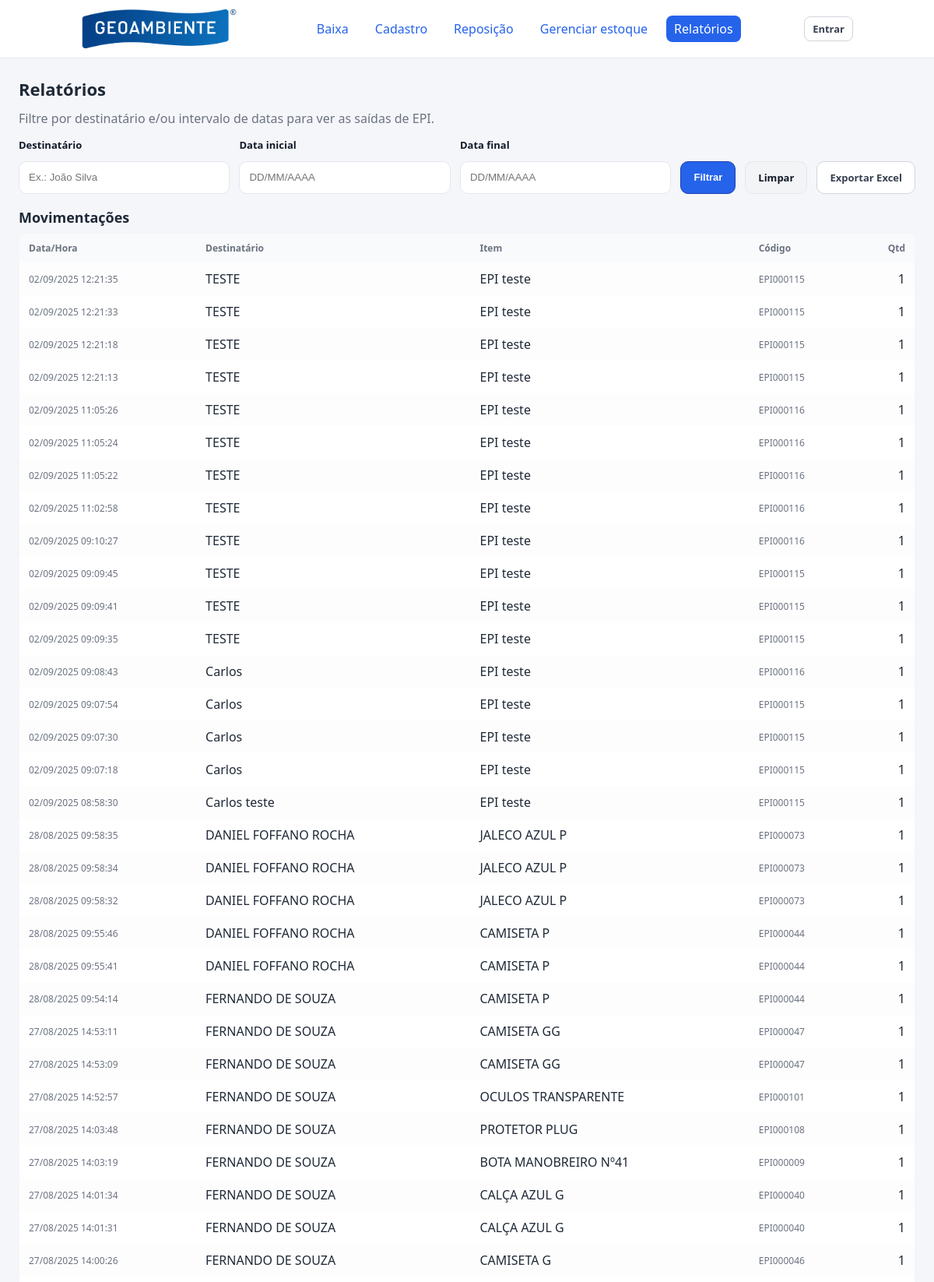
Screenshot of /relatorios (upper part) with the database file from the repository.
### tables this page shows
CREATE TABLE movimentacoes (
                id INTEGER PRIMARY KEY AUTOINCREMENT,
                item_id INTEGER NOT NULL,
                quantidade INTEGER NOT NULL,
                destinatario TEXT NOT NULL,
                data TEXT NOT NULL,
                FOREIGN KEY (item_id) REFERENCES itens (id)
            );

CREATE TABLE itens (
                id INTEGER PRIMARY KEY AUTOINCREMENT,
                nome TEXT NOT NULL,
                codigo TEXT UNIQUE NOT NULL,
                saldo INTEGER NOT NULL
            , ca TEXT);

### app_epi.py (the view)
@app.route("/relatorios", methods=["GET"])
def relatorios():
    destinatario = (request.args.get("destinatario") or "").strip()
    data_ini_br  = (request.args.get("data_ini") or "").strip()
    data_fim_br  = (request.args.get("data_fim") or "").strip()
    data_ini_iso = br_to_iso(data_ini_br)
    data_fim_iso = br_to_iso(data_fim_br)
    movimentos = buscar_movimentacoes(
        destinatario if destinatario else None,
        data_ini_iso if data_ini_iso else None,
        data_fim_iso if data_fim_iso else None
    )
    conn = get_db_connection()
    cur = conn.cursor()
    cur.execute("SELECT DISTINCT destinatario FROM movimentacoes ORDER BY destinatario")
    destinatarios_unicos = [r["destinatario"] for r in cur.fetchall()]
    conn.close()
    return render_template(
        "relatorios.html",
        movimentos=movimentos,
        destinatario=destinatario,
        data_ini=data_ini_br,
        data_fim=data_fim_br,
        destinatarios_unicos=destinatarios_unicos
    )

### app_epi.py (called while the page is built, shortened)
def get_db_connection():
    conn = sqlite3.connect('estoque.db')
    conn.row_factory = sqlite3.Row
    conn.execute("PRAGMA foreign_keys = ON")
    return conn

def buscar_movimentacoes(destinatario=None, data_ini=None, data_fim=None):
    conn = get_db_connection()
    cur = conn.cursor()
    sql = """
      SELECT m.id, i.nome AS item_nome, i.codigo AS item_codigo,
             m.quantidade, m.destinatario, m.data
      FROM movimentacoes m
      JOIN itens i ON i.id = m.item_id
      WHERE 1=1
    """
    params = []
    if destinatario:
        sql += " AND LOWER(m.destinatario) = LOWER(?)"
        params.append(destinatario.strip())
    if data_ini:
        sql += " AND substr(m.data,1,10) >= ?"
        params.append(data_ini.strip())
    if data_fim:
        sql += " AND substr(m.data,1,10) <= ?"
        params.append(data_fim.strip())
    sql += " ORDER BY m.data DESC, m.id DESC"
    cur.execute(sql, tuple(params))
    rows = cur.fetchall()
    conn.close()
    return rows

def br_to_iso(d: str) -> str:
    d = (d or "").strip()
    if not d:
        return ""

### templates/relatorios.html (shortened to what this page needs)
{% extends "base.html" %}
{% block content %}
<h1>Relatórios</h1>
<p class="page-sub muted">Filtre por destinatário e/ou intervalo de datas para ver as saídas de EPI.</p>
<form method="GET" id="form-relatorios" autocomplete="off">
  <div class="field">
    <label for="destinatario">Destinatário</label>
    <input class="input" id="destinatario" name="destinatario"
           value="{{ destinatario or '' }}" list="lista-dest"
           placeholder="Ex.: João Silva">
  </div>
  <div class="field">
    <label for="data_ini">Data inicial</label>
    <input class="input" id="data_ini" name="data_ini"
           value="{{ data_ini or '' }}" placeholder="DD/MM/AAAA">
  </div>
  <div class="field">
    <label for="data_fim">Data final</label>
    <input class="input" id="data_fim" name="data_fim"
           value="{{ data_fim or '' }}" placeholder="DD/MM/AAAA">
  </div>
  <button class="btn primary" type="submit">Filtrar</button>
  <a class="btn secondary" href="{{ url_for('relatorios') }}">Limpar</a>
  <a class="btn outline"
     href="{{ url_for('relatorios_export') }}?destinatario={{ destinatario|urlencode }}&data_ini={{ data_ini|urlencode }}&data_fim={{ data_fim|urlencode }}">
     Exportar Excel
  </a>
</form>
<h2 style="margin-top:18px">Movimentações</h2>
<table class="table">
  <thead>
    <tr>
      <th>Data/Hora</th>
      <th>Destinatário</th>
      <th>Item</th>
      <th>Código</th>
      <th>Qtd</th>
    </tr>
  </thead>
  <tbody>
    {% if movimentos and movimentos|length > 0 %}
      {% for mv in movimentos %}
      <tr>
        <td class="small">
          {{ mv.data[8:10] }}/{{ mv.data[5:7] }}/{{ mv.data[0:4] }} {{ mv.data[11:] }}
        </td>
        <td>{{ mv.destinatario }}</td>
        <td>{{ mv.item_nome }}</td>
        <td class="small">{{ mv.item_codigo }}</td>
        <td>{{ mv.quantidade }}</td>
      </tr>
      {% endfor %}
    {% endif %}
  </tbody>
</table>
{% endblock %}

### static/style.css (style rules this page uses)
:root { --bg: #f5f6fa; --card: #ffffff; --muted: #6b7280; --text: #1f2937; --accent: #2563eb; --accent-2: #4f46e5; --danger: #dc2626; --success: #16a34a; --border: #e5e7eb; --radius: 12px; --line:#eef0f3; --zebra:#fafbff; --hover:#f0f6ff; --blue:#2563eb; --blue-2:#1d4ed8; --blue-3:#1e40af; --red:#ef4444; --red-2:#b91c1c; --red-bg:#fee2e2; --green:#10b981; --amber:#f59e0b; }
* { box-sizing: border-box; }
html, body { height: 100%; }
body { margin: 0; font-family: system-ui, -apple-system, Segoe UI, Roboto; background: var(--bg); color: var(--text); }
a { color: var(--accent); text-decoration: none; }
h1 { font-size:22px; margin:0 0 12px; }
h2 { font-size:18px; margin:16px 0 8px; }
p.muted { color: var(--muted); margin:6px 0 14px; }
.small { font-size:12px; color: var(--muted); }
.page-sub { margin:0 0 16px 0; }
.field { display:flex; flex-direction:column; gap:6px; min-width:220px; flex:1; }
label { font-size:12px; color: var(--muted); margin-bottom:6px; display:block; }
.input, input[type="text"], input[type="number"], select, textarea { width:100%; background:#fff; color:var(--text); border:1px solid var(--border); border-radius:10px; padding:10px 12px; outline:none; }
.btn { display:inline-flex; align-items:center; justify-content:center; gap:6px; padding:8px 12px; border-radius:10px; border:1px solid transparent; cursor:pointer; text-decoration:none; font-weight:600; font-size:13px; background:#fff; color:#374151; }
.btn.primary { background:#2563eb; border-color:#1e40af; color:#fff; }
.btn.secondary { background:#f3f4f6; border-color:#e5e7eb; color:#111827; }
.btn.outline { background:#fff; border-color:#d1d5db; color:#374151; }
.table { width:100%; border-collapse:collapse; overflow:hidden; border-radius:8px; border:1px solid var(--border); }
.table th, .table td { padding:10px 12px; text-align:left; }
.table thead th { font-size:12px; color:var(--muted); background:#f9fafb; }
.table tbody tr { background:#fff; }
.table tbody tr:nth-child(odd) { background:#fdfdfd; }
.table td:last-child { text-align:right; }
#form-relatorios .btn { height: 42px; line-height: 42px; padding: 0 16px; box-sizing: border-box; }
.table th:last-child { text-align: right; }

### templates/base.html (style rules this page uses)
.table th:last-child { text-align: right; }

### templates/relatorios.html (style rules this page uses)
#form-relatorios { display:grid; grid-template-columns: 1fr 1fr 1fr auto auto auto; gap:12px; align-items:end; margin-bottom: 12px; }
#form-relatorios .field { display:flex; flex-direction:column; gap:6px; }
#form-relatorios label { font-size:13px; color:#111827; font-weight:600; }
#form-relatorios .input, #form-relatorios .btn { height:42px; line-height:42px; box-sizing:border-box; }
#form-relatorios .btn { padding:0 16px; }

### rows the page displays
movimentacoes: data "02", data "09", data "2025", data "12:21:35", destinatario "TESTE", item_nome "EPI teste", item_codigo "EPI000115", quantidade "1"
movimentacoes: data "02", data "09", data "2025", data "12:21:33", destinatario "TESTE", item_nome "EPI teste", item_codigo "EPI000115", quantidade "1"
movimentacoes: data "02", data "09", data "2025", data "12:21:18", destinatario "TESTE", item_nome "EPI teste", item_codigo "EPI000115", quantidade "1"
movimentacoes: data "02", data "09", data "2025", data "12:21:13", destinatario "TESTE", item_nome "EPI teste", item_codigo "EPI000115", quantidade "1"
movimentacoes: data "02", data "09", data "2025", data "11:05:26", destinatario "TESTE", item_nome "EPI teste", item_codigo "EPI000116", quantidade "1"
movimentacoes: data "02", data "09", data "2025", data "11:05:24", destinatario "TESTE", item_nome "EPI teste", item_codigo "EPI000116", quantidade "1"
movimentacoes: data "02", data "09", data "2025", data "11:05:22", destinatario "TESTE", item_nome "EPI teste", item_codigo "EPI000116", quantidade "1"
movimentacoes: data "02", data "09", data "2025", data "11:02:58", destinatario "TESTE", item_nome "EPI teste", item_codigo "EPI000116", quantidade "1"
movimentacoes: data "02", data "09", data "2025", data "09:10:27", destinatario "TESTE", item_nome "EPI teste", item_codigo "EPI000116", quantidade "1"
movimentacoes: data "02", data "09", data "2025", data "09:09:45", destinatario "TESTE", item_nome "EPI teste", item_codigo "EPI000115", quantidade "1"
movimentacoes: data "02", data "09", data "2025", data "09:09:41", destinatario "TESTE", item_nome "EPI teste", item_codigo "EPI000115", quantidade "1"
movimentacoes: data "02", data "09", data "2025", data "09:09:35", destinatario "TESTE", item_nome "EPI teste", item_codigo "EPI000115", quantidade "1"
movimentacoes: data "02", data "09", data "2025", data "09:08:43", destinatario "Carlos", item_nome "EPI teste", item_codigo "EPI000116", quantidade "1"
movimentacoes: data "02", data "09", data "2025", data "09:07:54", destinatario "Carlos", item_nome "EPI teste", item_codigo "EPI000115", quantidade "1"
movimentacoes: data "02", data "09", data "2025", data "09:07:30", destinatario "Carlos", item_nome "EPI teste", item_codigo "EPI000115", quantidade "1"
movimentacoes: data "02", data "09", data "2025", data "09:07:18", destinatario "Carlos", item_nome "EPI teste", item_codigo "EPI000115", quantidade "1"
movimentacoes: data "02", data "09", data "2025", data "08:58:30", destinatario "Carlos teste", item_nome "EPI teste", item_codigo "EPI000115", quantidade "1"
movimentacoes: data "28", data "08", data "2025", data "09:58:35", destinatario "DANIEL FOFFANO ROCHA", item_nome "JALECO AZUL P", item_codigo "EPI000073", quantidade "1"
movimentacoes: data "28", data "08", data "2025", data "09:58:34", destinatario "DANIEL FOFFANO ROCHA", item_nome "JALECO AZUL P", item_codigo "EPI000073", quantidade "1"
movimentacoes: data "28", data "08", data "2025", data "09:58:32", destinatario "DANIEL FOFFANO ROCHA", item_nome "JALECO AZUL P", item_codigo "EPI000073", quantidade "1"
movimentacoes: data "28", data "08", data "2025", data "09:55:46", destinatario "DANIEL FOFFANO ROCHA", item_nome "CAMISETA P", item_codigo "EPI000044", quantidade "1"
movimentacoes: data "28", data "08", data "2025", data "09:55:41", destinatario "DANIEL FOFFANO ROCHA", item_nome "CAMISETA P", item_codigo "EPI000044", quantidade "1"
movimentacoes: data "28", data "08", data "2025", data "09:54:14", destinatario "FERNANDO DE SOUZA", item_nome "CAMISETA P", item_codigo "EPI000044", quantidade "1"
movimentacoes: data "27", data "08", data "2025", data "14:53:11", destinatario "FERNANDO DE SOUZA", item_nome "CAMISETA GG", item_codigo "EPI000047", quantidade "1"
movimentacoes: data "27", data "08", data "2025", data "14:53:09", destinatario "FERNANDO DE SOUZA", item_nome "CAMISETA GG", item_codigo "EPI000047", quantidade "1"
movimentacoes: data "27", data "08", data "2025", data "14:52:57", destinatario "FERNANDO DE SOUZA", item_nome "OCULOS TRANSPARENTE", item_codigo "EPI000101", quantidade "1"
movimentacoes: data "27", data "08", data "2025", data "14:03:48", destinatario "FERNANDO DE SOUZA", item_nome "PROTETOR PLUG", item_codigo "EPI000108", quantidade "1"
movimentacoes: data "27", data "08", data "2025", data "14:03:19", destinatario "FERNANDO DE SOUZA", item_nome "BOTA MANOBREIRO Nº41", item_codigo "EPI000009", quantidade "1"
movimentacoes: data "27", data "08", data "2025", data "14:01:34", destinatario "FERNANDO DE SOUZA", item_nome "CALÇA AZUL G", item_codigo "EPI000040", quantidade "1"
movimentacoes: data "27", data "08", data "2025", data "14:01:31", destinatario "FERNANDO DE SOUZA", item_nome "CALÇA AZUL G", item_codigo "EPI000040", quantidade "1"
movimentacoes: data "27", data "08", data "2025", data "14:00:26", destinatario "FERNANDO DE SOUZA", item_nome "CAMISETA G", item_codigo "EPI000046", quantidade "1"
